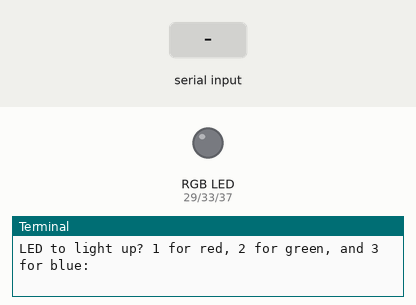
The program below on a simulated Raspberry Pi (header pin numbers). Shown: an RGB LED mixed from three pins (HIGH = lit), the last lines printed to the terminal. The inputs (shaded band) are chosen by the test bench.

Above: at 1.2 s.
1.3 s: "1" typed at the terminal, then Enter
At 2.3 s:
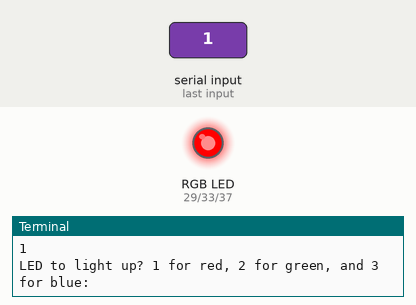
2.8 s: "2" typed at the terminal, then Enter
At 3.5 s:
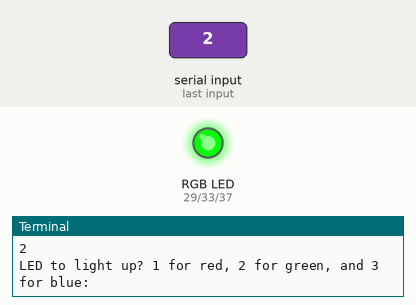
4.3 s: "3" typed at the terminal, then Enter
At 4.6 s:
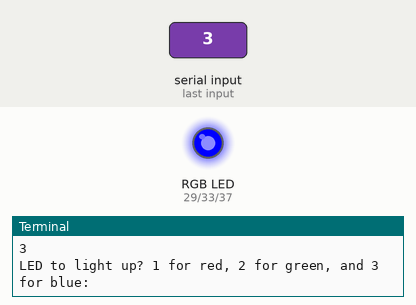
Timing chart, 0 to 7.3 s (numbered marks = the images above; inputs shaded):
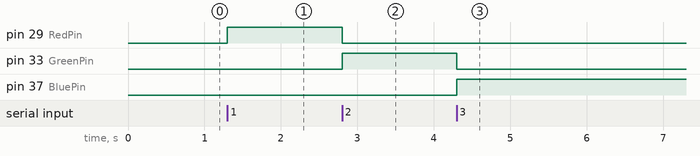

The program:

Lesson11RGB.py
```python
'''
Use of RGB LED
'''

import RPi.GPIO as GPIO
GPIO.setmode(GPIO.BOARD)

RedPin = 29
GreenPin = 33
BluePin = 37
GPIO.setup(RedPin, GPIO.OUT)
GPIO.setup(GreenPin, GPIO.OUT)
GPIO.setup(BluePin, GPIO.OUT)

GPIO.output(RedPin, 0)
GPIO.output(GreenPin, 0)
GPIO.output(BluePin, 0)

try:
	while True:
		WhichPin = int(input("LED to light up? 1 for red, 2 for green, and 3 for blue:  "))

		if WhichPin == 1:
			GPIO.output(RedPin, 1)
			GPIO.output(GreenPin, 0)
			GPIO.output(BluePin, 0)

		if WhichPin == 2:
			GPIO.output(RedPin, 0)
			GPIO.output(GreenPin, 1)
			GPIO.output(BluePin, 0)

		if WhichPin == 3:
			GPIO.output(RedPin, 0)
			GPIO.output(GreenPin, 0)
			GPIO.output(BluePin, 1)

except KeyboardInterrupt: # to exit the program properly while cleaning up the pins
	GPIO.cleanup()
	print(' That was it? How quick!')
```

Measured:
- after the input at 1.3 s, pin 29 (RedPin): LOW → HIGH at once
- after the input at 2.8 s, pin 29 (RedPin): HIGH → LOW at once; pin 33 (GreenPin): LOW → HIGH at once
- after the input at 4.3 s, pin 33 (GreenPin): HIGH → LOW at once; pin 37 (BluePin): LOW → HIGH at once
